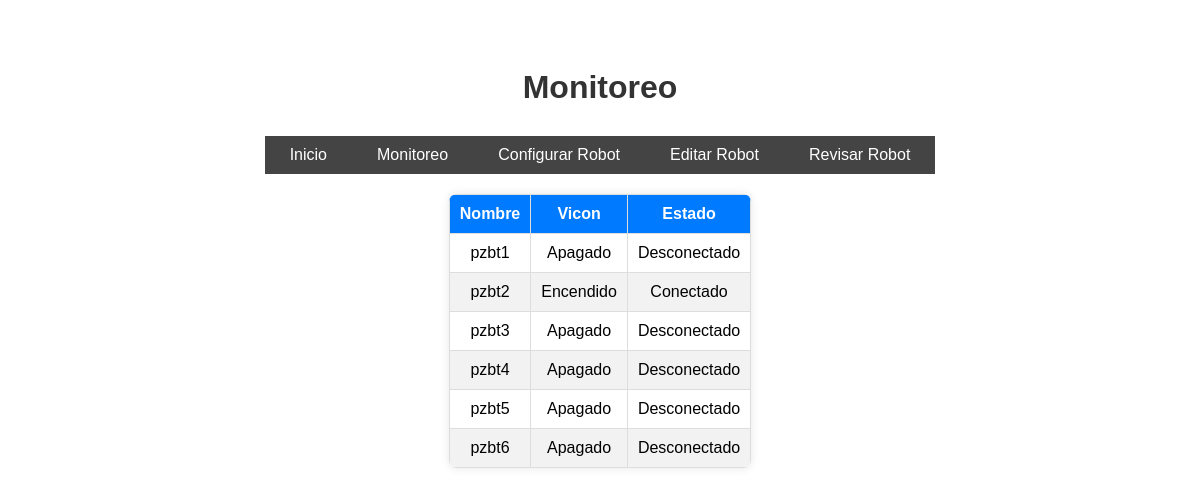
The page /monitoreo/ on the database as committed earlier.
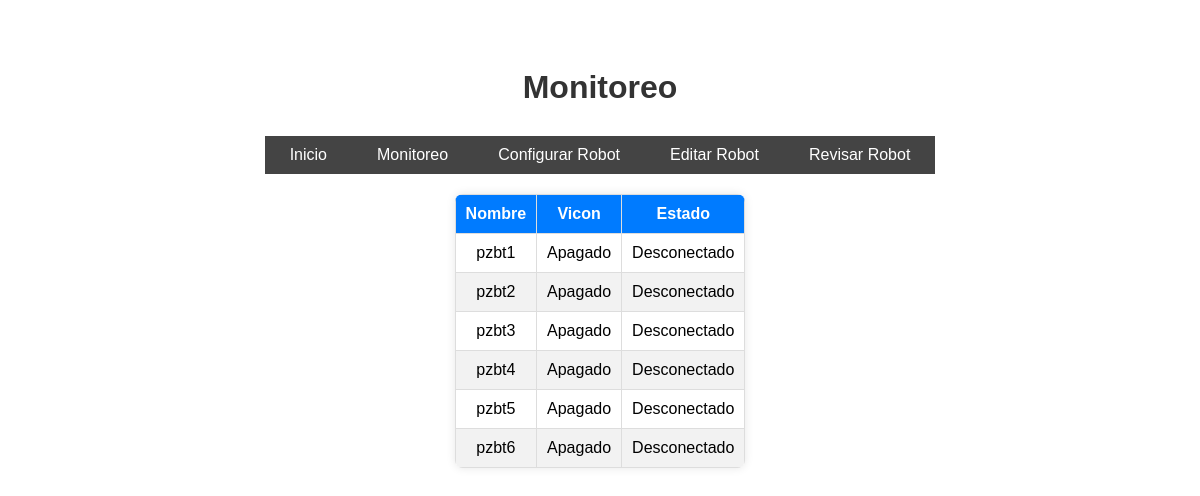
The same page on the database as committed later.
### monitoreo/models.py (models this page shows, shortened)
class Puzzlebot(models.Model):
    nombre = models.CharField(max_length=200, unique=True)
    ip = models.CharField(max_length=200)
    vicon = models.CharField(max_length=200)
    estatus = models.CharField(max_length=200)

### monitoreo/views.py (the view)
# urls.py: path('', views.show_puzzlebots, name='monitor'),
def show_puzzlebots(request):
    puzzlebots = Puzzlebot.objects.all()
    return render(request, 'monitoreo/monitor.html', {'puzzlebots': puzzlebots})

### monitoreo/templates/monitoreo/monitor.html (shortened to what this page needs)
{% extends "base.html" %}
{% load static %}
{% block extra_css %}
    <link rel="stylesheet" href="{% static 'monitoreo/css/monitor.css' %}">
{% endblock %}
{% block header %}
<h1>Monitoreo</h1>
{% endblock %}
{% block content%}
<table>
    <thead>
        <tr>
            <th>Nombre</th>
            <th>Vicon</th>
            <th>Estado</th>
        </tr>
    </thead>
    <tbody id="robots-table">
        {% for puzzlebot in puzzlebots %}
        <tr id="robot-{{ puzzlebot.nombre }}">
            <td>{{ puzzlebot.nombre }}</td>
            <td id="vicon-{{ puzzlebot.nombre }}">{{ puzzlebot.vicon }}</td>
            <td id="estado-{{ puzzlebot.nombre }}">{{ puzzlebot.estatus }}</td>
        </tr>
        {% endfor %}
    </tbody>
</table>
{% endblock %}

Rows that differ between the two databases and show on the page:
changed Puzzlebot "pzbt2": vicon "Encendido" → "Apagado"; estatus "Conectado" → "Desconectado"
